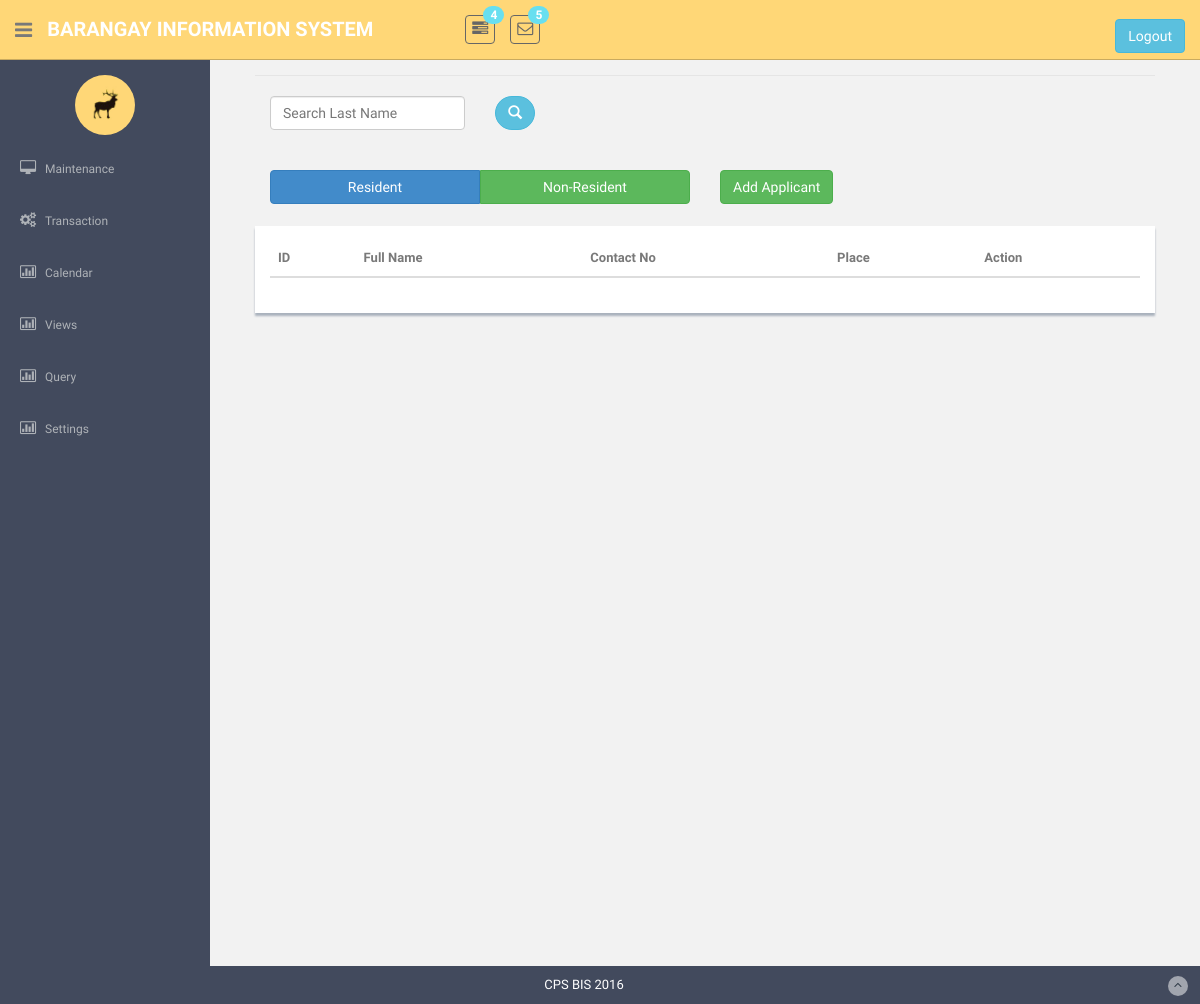
/validitycheck.php, run on an earlier commit of the app's database.
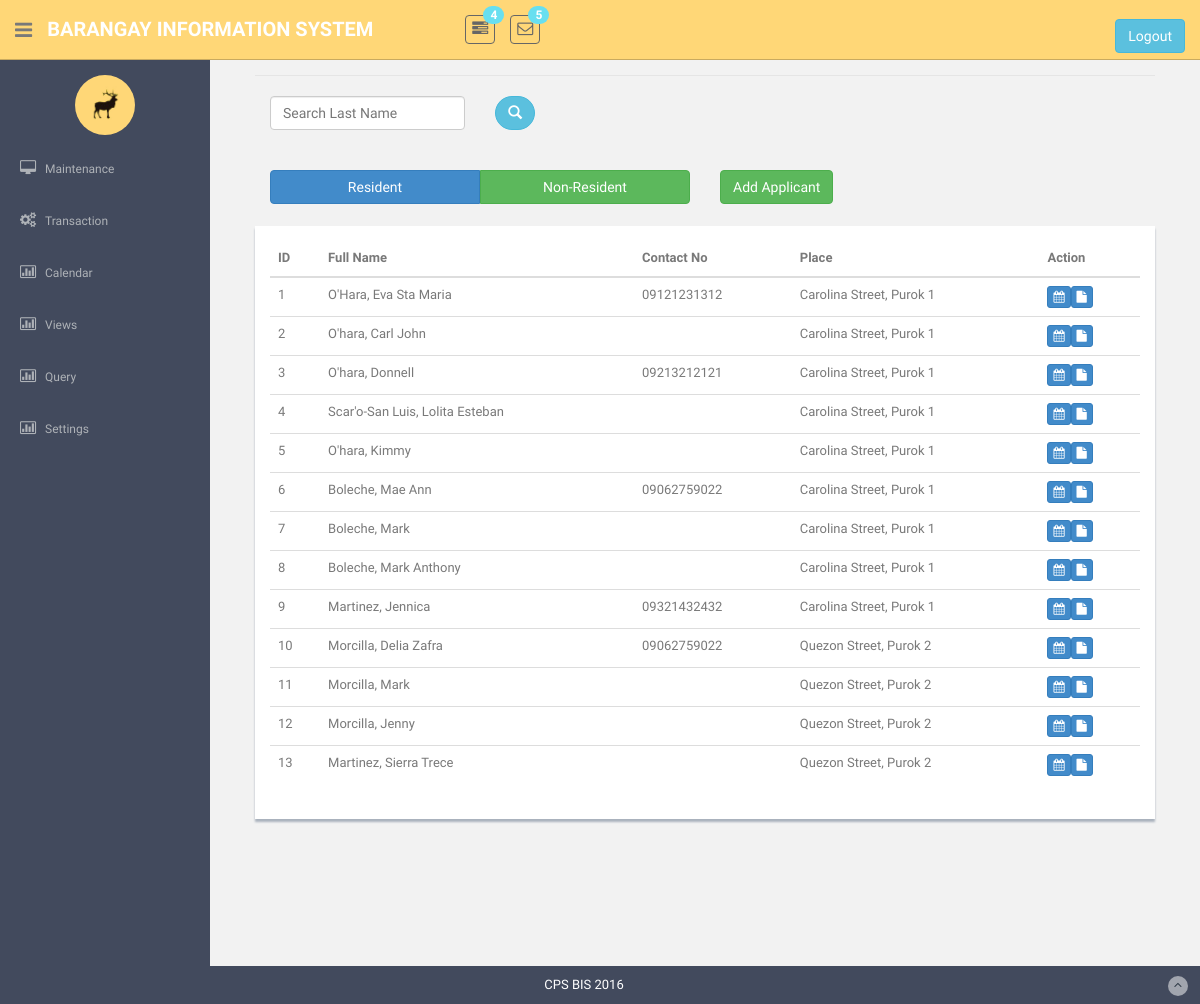
And on a later commit of the database.
### tables this page shows
CREATE TABLE `tblhousemember` (
  `intMemberNo` int(11) NOT NULL,
  `strFirstName` varchar(100) NOT NULL,
  `strMiddleName` varchar(100) DEFAULT NULL,
  `strLastName` varchar(100) NOT NULL,
  `strNameExtension` varchar(50) DEFAULT NULL,
  `charGender` char(1) NOT NULL,
  `dtBirthdate` date NOT NULL,
  `strContactNo` varchar(11) DEFAULT NULL,
  `strOccupation` varchar(50) DEFAULT NULL,
  `strSSSNo` varchar(9) DEFAULT NULL,
  `strTINNo` varchar(50) DEFAULT NULL,
  `strVotersId` varchar(25) NOT NULL,
  `intForeignHouseholdNo` int(11) NOT NULL,
  `strCivilStatus` varchar(20) NOT NULL,
  `strStatus` varchar(10) NOT NULL,
  `strLifeStatus` varchar(10) NOT NULL,
  `strLiterate` varchar(25) NOT NULL,
  `strEdAttain` varchar(100) NOT NULL,
  `charDisable` char(1) NOT NULL,
  `dtEntered` date NOT NULL,
  `strImage` varchar(100) NOT NULL
);

### ValidityCheck.php (the view, shortened to what this page needs)
<!DOCTYPE html>
    <?php require('header.php');?>
    <?php require('sidebar.php');?>
      <section id="main-content">
        <section class="wrapper site-min-height">
    <div id="wrapper">
        <div id="page-content-wrapper">
            <div class="container-fluid">
                <div class="row">
                    <div class="col-lg-12">
							<div class = "bodybody">
								<div class="panel-body">
		<legend ><font face = "cambria" size = 10 color = "grey"> </font></legend>
		<div class="form-group">
			<div class="col-sm-3">
				<input id="searchr" name="search" class="form-control input-group-lg reg_name" type="text"  title="generated brgyId" value= "" placeholder="Search Last Name">
			</div>
			<div class="col-sm-2">
				<button class="btn btn-info btn-round btn-s  " id = "searchst" name = "btnSearch" value = 4 onclick = "search(this.value)"><i class = "glyphicon glyphicon-search "></i></button>
			</div>
		</div><br><br><br><br>
		<div class="col-sm-6">
		<div class="btn-group btn-group-justified" role="group" aria-label="...">
			<div class="btn-group" role="group">
				<button class="btn btn-primary" id = "searcht" name = "btnSearch" value = 1 onclick = "select(this.value)">Resident</button>
			</div>
			<div class="btn-group" role="group">
				<button class="btn btn-success" id = "searcht" name = "btnSearch" value = 2 onclick = "select(this.value)">Non-Resident</button>
			</div>
		</div>
		</div>
		<div class="col-sm-2">
			<a href="RegisterApplicant.php"><input type="button" class="btn btn-outline btn-success" name = "btnAdd" id = "btnAdd" href="RegisterApplicant.php" value="Add Applicant"></a>
		</div><br><br><br>
		<?php
		$statement = "SELECT a.`intMemberNo`, CONCAT(a.`strLastName`, ', ', a.`strFirstName`, ' ', a.`strMiddleName`, ' ', a.`strNameExtension`) AS 'Name', a.`strContactNo`, CONCAT(s.`strStreetName`, ', ', s.`strPurok`) AS 'Place' FROM tblhousemember a INNER JOIN tblhousehold h ON h.intHouseholdNo = a.intForeignHouseholdNo INNER JOIN tblstreet s ON s.intStreetId = h.intForeignStreetId";
		?>
<form method="POST">
		<center>
		<div class = "showback" id = "tablestreet">
			<table class="table table-hover" style="height: 40%; overflow: scroll; "'>
				<thead><tr>
					<th>ID</th>
					<th>Full Name</th>
					<th>Contact No</th>
					<th>Place</th>
					<th>Action</th>
				</tr></thead>
			<tbody>
			<?php
			$query = mysqli_query($con,$statement);
			while($row = mysqli_fetch_array($query)){ ?>
				<tr><td onmouseover='highlightCells(this.parentNode)' onmouseout='unhighlightCells(this.parentNode)' ><?php echo $row[0]; ?></td>
				<td onmouseover='highlightCells(this.parentNode)' onmouseout='unhighlightCells(this.parentNode)'><?php echo $row[1]; ?></td>
				<td onmouseover='highlightCells(this.parentNode)' onmouseout='unhighlightCells(this.parentNode)' ><?php echo $row[2]; ?></td>
				<td onmouseover='highlightCells(this.parentNode)' onmouseout='unhighlightCells(this.parentNode)' ><?php echo $row[3]; ?></td>
				<?php
				if(strstr($row[0], 'app')){
						echo"<td onmouseover='highlightCells(this.parentNode)' onmouseout='unhighlightCells(this.parentNode)'><button type = 'submit' name='btnProceed' value = '$row[0]' class='btn btn-success btn-xs'><i class='fa fa-calendar'></i></button><button type = 'submit' name='btnDocument' value = '$row[0]' class='btn btn-success btn-xs'><i class='fa fa-file'></i></button></td>";
					}
				else{
						echo"<td onmouseover='highlightCells(this.parentNode)' onmouseout='unhighlightCells(this.parentNode)'><button type = 'submit' name='btnProceed' value = '$row[0]' class='btn btn-primary btn-xs'><i class='fa fa-calendar'></i></button><button type = 'submit' name='btnDocument' value = '$row[0]' class='btn btn-primary btn-xs'><i class='fa fa-file'></i></button></td>";
					}
			}?>
			</tbody>
			</table>
		</div></center><br><br>
	</form>
								</div>
							</div>
						</div>
					</div>
				</div>
			</div>
		</div>
		</section><! --/wrapper -->
      </section>
<?php require("footer.php");?>

### header.php (shortened to what this page needs)
<html lang="en">
  <head>
    <link href="assets/css/bootstrap.css" rel="stylesheet">
    <link href="assets/font-awesome/css/font-awesome.css" rel="stylesheet" />
    <link href="assets/css/style.css" rel="stylesheet">
    <link href="assets/css/style-responsive.css" rel="stylesheet">
  </head>
  <body>
  <section id="container" >
      <header class="header black-bg">
              <div class="sidebar-toggle-box">
                  <div class="fa fa-bars tooltips" data-placement="right" data-original-title="Toggle Navigation"></div>
              </div>
            <a href="index.html" class="logo"><b>Barangay Information System</b></a>
            <div class="nav notify-row" id="top_menu">
                <ul class="nav top-menu">
                    <li class="dropdown">
                        <a data-toggle="dropdown" class="dropdown-toggle" href="index.html#">
                            <i class="fa fa-tasks"></i>
                            <span class="badge bg-theme">4</span>
                        </a>
                    </li>
                    <li id="header_inbox_bar" class="dropdown">
                        <a data-toggle="dropdown" class="dropdown-toggle" href="index.html#">
                            <i class="fa fa-envelope-o"></i>
                            <span class="badge bg-theme">5</span>
                        </a>
                    </li>
                </ul>
            </div><form method = POST>
            <div class="top-menu">
            	<ul class="nav pull-right top-menu">
                    <li><br><button name = 'logout' class = 'btn btn-info ' type = submit>Logout</button></li>
            	</ul>
            </div>
			</form>
        </header>

### sidebar.php (shortened to what this page needs)
 <aside>
     <div id="sidebar"  class="nav-collapse ">
         <ul class="sidebar-menu" id="nav-accordion">
         	  <p class="centered"><a href="profile.html"><img src="assets/img/ui-sam.jpg" class="img-circle" width="60"></a></p>
             <li class="sub-menu">
                 <a href="javascript:;" >
                     <i class="fa fa-desktop"></i>
                     <span>Maintenance</span>
                 </a>
             </li>
             <li class="sub-menu">
                 <a href="validitycheck.php" >
                     <i class="fa fa-cogs"></i>
                     <span>Transaction</span>
                 </a>
             </li>
  <li class="sub-menu">
                 <a href="viewCalendar.php" >
                     <i class="fa fa-bar-chart-o"></i>
                     <span>Calendar</span>
                 </a>
             </li>
         <li class="sub-menu">
                 <a href="javascript:;" >
                     <i class="fa fa-bar-chart-o"></i>
                     <span>Views</span>
                 </a>
             </li>
             <li class="sub-menu">
                 <a href="javascript:;" >
                     <i class="fa fa-bar-chart-o"></i>
                     <span>Query</span>
                 </a>
             </li>
<li class="sub-menu">
                 <a href="changeSettings.php" >
                     <i class="fa fa-bar-chart-o"></i>
                     <span>Settings</span>
                 </a>
             </li>
         </ul>
     </div>
 </aside>

### footer.php (shortened to what this page needs)
      <footer class="site-footer">
          <div class="text-center">
              CPS BIS 2016
              <a href="index.php" class="go-top">
                  <i class="fa fa-angle-up"></i>
              </a>
          </div>
      </footer>
  </section>
</body>
</html>

### assets/css/style.css (style rules this page uses)
body { color: #797979; background: #f2f2f2; font-family: 'Ruda', sans-serif; padding: 0px !important; margin: 0px !important; font-size:13px; }
ul li { list-style: none; }
a, a:hover, a:focus { text-decoration: none; outline: none; }
#container { width: 100%; height: 100%; }
.btn-round { border-radius: 20px; -webkit-border-radius: 20px; }
.bg-theme { background-color: #68dff0; }
.centered { text-align: center; }
#sidebar { width: 210px; height: 100%; position: fixed; background: #424a5d; }
#sidebar ul li { position: relative; }
ul.sidebar-menu , ul.sidebar-menu li ul.sub { margin: -2px 0 0; padding: 0; }
ul.sidebar-menu { margin-top: 75px; }
ul.sidebar-menu li { margin-bottom: 5px; margin-left:10px; margin-right:10px; }
ul.sidebar-menu li.sub-menu { line-height: 15px; }
ul.sidebar-menu li a span { display: inline-block; }
ul.sidebar-menu li a { color: #aeb2b7; text-decoration: none; display: block; padding: 15px 0 15px 10px; font-size: 12px; outline: none; -webkit-transition: all 0.3s ease; -moz-transition: all 0.3s ease; -o-transition: all 0.3s ease; -ms-transition: all 0.3s ease; transition: all 0.3s ease; }
ul.sidebar-menu li a i { font-size: 15px; padding-right: 6px; }
#main-content { margin-left: 210px; }
.header, .footer { min-height: 60px; padding: 0 15px; }
.header { position: fixed; left: 0; right: 0; z-index: 1002; }
.black-bg { background: #ffd777; border-bottom: 1px solid #c9aa5f; }
.wrapper { display: inline-block; margin-top: 60px; padding-left: 15px; padding-right: 15px; padding-bottom: 15px; padding-top: 0px; width: 100%; }
a.logo { font-size: 20px; color: #ffffff; float: left; margin-top: 15px; text-transform: uppercase; }
a.logo b { font-weight: 900; }
#top_menu .nav > li, ul.top-menu > li { float: left; }
.notify-row { float: left; margin-top: 15px; margin-left: 92px; }
ul.top-menu > li > a { color: #666666; font-size: 16px; border-radius: 4px; -webkit-border-radius: 4px; border:1px solid #666666 !important; padding: 2px 6px; margin-right: 15px; }
.notify-row .badge { position: absolute; right: -10px; top: -10px; z-index: 100; }
.sidebar-toggle-box { float: left; padding-right: 15px; margin-top: 20px; }
.sidebar-toggle-box .fa-bars { cursor: pointer; display: inline-block; font-size: 20px; }
.showback { background: #ffffff; padding: 15px; margin-bottom: 15px; box-shadow: 0px 3px 2px #aab2bd; }
.site-footer { background: #424a5d; color: #fff; padding: 10px 0; }
.go-top { margin-right: 1%; float: right; background: rgba(255,255,255,.5); width: 20px; height: 20px; border-radius: 50%; -webkit-border-radius: 50%; }
.go-top i { color: #2A3542; }
.site-min-height { min-height: 900px; }

What changed in the data, as far as the page shows it:
added tblhousemember: intMemberNo "1", row "O'Hara, Eva Sta Maria", strContactNo "09121231312", row "Carolina Street, Purok 1"
added tblhousemember: intMemberNo "2", row "O'hara, Carl John", row "Carolina Street, Purok 1"
added tblhousemember: intMemberNo "3", row "O'hara, Donnell", strContactNo "09213212121", row "Carolina Street, Purok 1"
added tblhousemember: intMemberNo "4", row "Scar'o-San Luis, Lolita Esteban", row "Carolina Street, Purok 1"
added tblhousemember: intMemberNo "5", row "O'hara, Kimmy", row "Carolina Street, Purok 1"
added tblhousemember: intMemberNo "6", row "Boleche, Mae Ann", strContactNo "09062759022", row "Carolina Street, Purok 1"
added tblhousemember: intMemberNo "7", row "Boleche, Mark", row "Carolina Street, Purok 1"
added tblhousemember: intMemberNo "8", row "Boleche, Mark Anthony", row "Carolina Street, Purok 1"
added tblhousemember: intMemberNo "9", row "Martinez, Jennica", strContactNo "09321432432", row "Carolina Street, Purok 1"
added tblhousemember: intMemberNo "10", row "Morcilla, Delia Zafra", strContactNo "09062759022", row "Quezon Street, Purok 2"
added tblhousemember: intMemberNo "11", row "Morcilla, Mark", row "Quezon Street, Purok 2"
added tblhousemember: intMemberNo "12", row "Morcilla, Jenny", row "Quezon Street, Purok 2"
added tblhousemember: intMemberNo "13", row "Martinez, Sierra Trece", row "Quezon Street, Purok 2"
